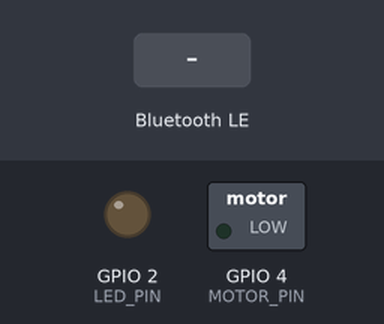
A sketch run on a simulated ESP32. Shown: switched loads named in the sketch (green lamp = pin HIGH), output pins drawn as LEDs (lit = HIGH). The inputs (shaded band) are chosen by the test bench. Nothing arrives over Bluetooth unless stated; a phone connects over Bluetooth LE 3 s after start; what the sketch prints to the serial monitor is not drawn.

Above: at 4.2 s.
4.3 s: Bluetooth LE write "2" received
At 4.6 s:
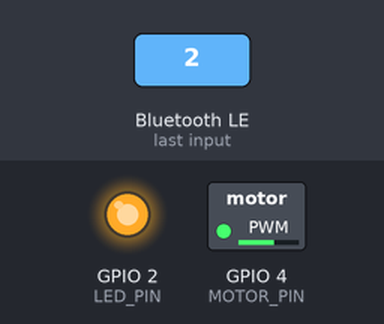
5.8 s: Bluetooth LE write "1" received
At 7.0 s:
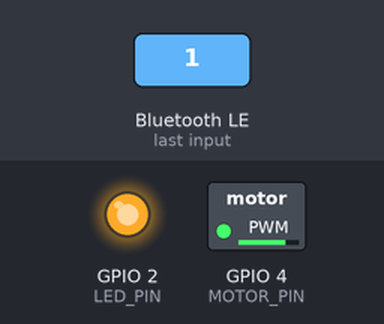
7.3 s: Bluetooth LE write "200" received
At 8.1 s:
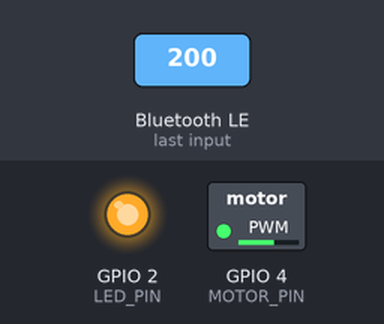
Timing chart, 0 to 10.3 s (numbered marks = the images above; inputs shaded):
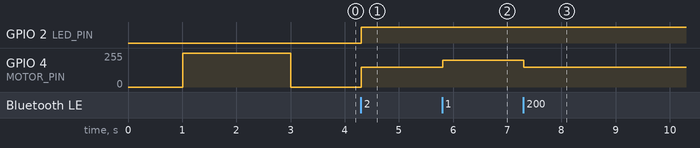

The sketch:

esp32_comm.ino
```cpp
/*
 * ============================================================================
 * 跳蛋振动控制器 - BLE Server（Web 控制版）
 * Vibration Egg Controller - BLE Server for Web
 * ============================================================================
 *
 * 角色：BLE Server（外设）
 * 功能：等待 Web 浏览器连接，接收档位指令 (1/2/3) 并驱动马达
 *
 * 硬件：ESP32 + 震动马达（GPIO4）
 *
 * UUID 与 Web 页面保持一致：
 *   Service: 4fafc201-1fb5-459e-8fcc-c5c9c331914b
 *   Characteristic: beb5483e-36e1-4688-b7f5-ea07361b26a8
 * ============================================================================
 */

#include <BLEDevice.h>
#include <BLEServer.h>
#include <BLEUtils.h>
#include <BLE2902.h>

// ================= 硬件配置 =================
#define MOTOR_PIN         4
#define LED_PIN           2

// ================= BLE配置（务必与 Web 端一致）=================
#define DEVICE_NAME           "Vibration_Egg"
#define SERVICE_UUID          "4fafc201-1fb5-459e-8fcc-c5c9c331914b"
#define CHARACTERISTIC_UUID   "beb5483e-36e1-4688-b7f5-ea07361b26a8"

// ================= 振动参数 =================
#define PWM_FREQ          5000
#define PWM_RES           8
#define DUTY_OFF          0
#define DUTY_LOW          150
#define DUTY_MED          200
#define DUTY_HIGH         250

// ================= 全局变量 =================
BLEServer* pServer = nullptr;
BLECharacteristic* pCharacteristic = nullptr;
bool deviceConnected = false;
uint8_t currentLevel = 3;   // 默认关闭
uint8_t lastLevel = 255;

// ================= 振动控制（完全不变）=================
void setVibration(uint8_t level) {
  uint32_t duty;
  switch (level) {
    case 3: duty = DUTY_OFF;  break;
    case 2: duty = DUTY_LOW;  break;
    case 1: duty = DUTY_MED;  break;
    case 0: duty = DUTY_HIGH; break;
    default: return;
  }
  currentLevel = level;
  ledcWrite(MOTOR_PIN, duty);
  Serial.printf("▶ 振动: LEVEL:%d (%d%%)\n", level, (duty*100)/255);
  digitalWrite(LED_PIN, (level < 3) ? HIGH : LOW);
}

// ================= 原有字符串解析（保留，兼容 LEVEL:x 格式）=================
void parseLevelCommand(String value) {
  if (value.startsWith("LEVEL:")) {
    int level = value.substring(6).toInt();
    if (level >= 0 && level <= 3 && level != lastLevel) {
      lastLevel = level;
      setVibration(level);
    }
  }
}

// ================= BLE 写入回调（已修正类型兼容）=================
class MyCharacteristicCallbacks : public BLECharacteristicCallbacks {
  void onWrite(BLECharacteristic *pCharacteristic) override {
    // 修正：使用 Arduino 原生 String 类型，兼容 Core 2.x / 3.x 的 BLE 库差异
    String value = pCharacteristic->getValue();
    if (value.length() == 0) return;

    // 直接读取第一个字节
    uint8_t cmd = value[0];

    // 兼容 Web 端发送的 ASCII 字符 '0'~'3' 或原始字节 0x00~0x03
    if (cmd >= '0' && cmd <= '3') {
      cmd -= '0'; // ASCII 转数字
    }

    Serial.printf("← 收到指令: %d (原始: 0x%02X)\n", cmd, value[0]);

    // 匹配档位并执行 (0=高, 1=中, 2=低, 3=停)
    if (cmd >= 0 && cmd <= 3 && cmd != currentLevel) {
      setVibration(cmd);
    }
  }
};

// ================= 连接 / 断开回调 =================
class MyServerCallbacks : public BLEServerCallbacks {
  void onConnect(BLEServer* pServer) override {
    deviceConnected = true;
    Serial.println("[BLE] ✓ 设备已连接");
  }
  void onDisconnect(BLEServer* pServer) override {
    deviceConnected = false;
    lastLevel = 255;  // 允许重连后立即响应
    Serial.println("[BLE] 设备断开，重新广播...");
    // 重新开始广播，等待 Web 端再次连接
    BLEDevice::startAdvertising();
  }
};

// ================= 初始化 =================
void setup() {
  Serial.begin(115200);
  delay(1000);

  Serial.println("\n========================================");
  Serial.println(" 跳蛋振动控制器 v2.0 (Web BLE)");
  Serial.println("========================================\n");

  // GPIO 初始化
  pinMode(LED_PIN, OUTPUT);
  digitalWrite(LED_PIN, LOW);

  // PWM 初始化
  ledcAttach(MOTOR_PIN, PWM_FREQ, PWM_RES);
  ledcWrite(MOTOR_PIN, DUTY_OFF);

  // 开机自检
  Serial.println("[自检] 马达振动 2秒...");
  ledcWrite(MOTOR_PIN, 255);
  delay(2000);
  ledcWrite(MOTOR_PIN, 0);
  Serial.println("[自检] 完成");

  // ---- BLE 初始化 ----
  BLEDevice::init(DEVICE_NAME);
  pServer = BLEDevice::createServer();
  pServer->setCallbacks(new MyServerCallbacks());

  // 创建服务
  BLEService* pService = pServer->createService(SERVICE_UUID);

  // 创建可写特征值
  pCharacteristic = pService->createCharacteristic(
    CHARACTERISTIC_UUID,
    BLECharacteristic::PROPERTY_WRITE |
    BLECharacteristic::PROPERTY_WRITE_NR   // 允许无响应写入
  );
  pCharacteristic->setCallbacks(new MyCharacteristicCallbacks());

  // 启动服务
  pService->start();

  // 开始广播
  BLEAdvertising* pAdvertising = BLEDevice::getAdvertising();
  pAdvertising->addServiceUUID(SERVICE_UUID);
  pAdvertising->setScanResponse(true);
  BLEDevice::startAdvertising();

  Serial.println("[BLE] 开始广播，等待 Web 页面连接...");
  Serial.printf("[BLE] 设备名：%s\n", DEVICE_NAME);
}

// ================= 主循环 =================
void loop() {
  // 心跳打印
  static unsigned long lastHeart = 0;
  if (millis() - lastHeart > 5000) {
    lastHeart = millis();
    Serial.printf("[状态] %s 档位:%d\n",
                  deviceConnected ? "已连接" : "等待连接",
                  currentLevel);
  }

  delay(100);
}
```

Measured:
- after the input at 4.3 s, GPIO 2 (LED_PIN): LOW → HIGH at once; GPIO 4 (MOTOR_PIN): 0/255 → 149/255 at once
- after the input at 5.8 s, GPIO 4 (MOTOR_PIN): 149/255 → 199/255 at once
- after the input at 7.3 s, GPIO 4 (MOTOR_PIN): 199/255 → 149/255 at once
